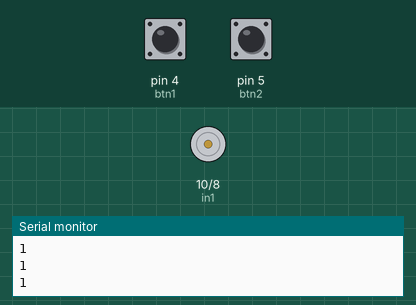
Simulated run of this sketch. Board: Arduino Uno, built with avr-gcc and run on an emulated ATmega328P. Parts: motor-driver pin pairs drawn as motors (green arrow = first pin HIGH = forward, orange = second pin HIGH = backward, longer = more drive, scaled by the enable pin), the last lines printed to the serial monitor. Inputs (shaded band) come from the test bench; at power-on: pin 4 (btn1) HIGH, pin 5 (btn2) HIGH.

Above: at 2.8 s.
2.9 s: pin 4 (btn1) pulled LOW for 1.25 s
At 3.9 s:
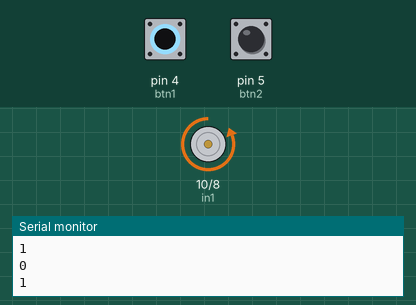
6.6 s: pin 5 (btn2) pulled LOW for 1.25 s
At 7.9 s:
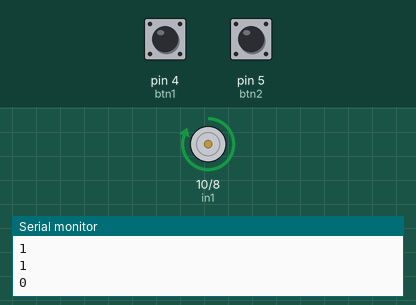
9.7 s: pin 5 (btn2) pulled LOW for 3.2 s
At 13.6 s:
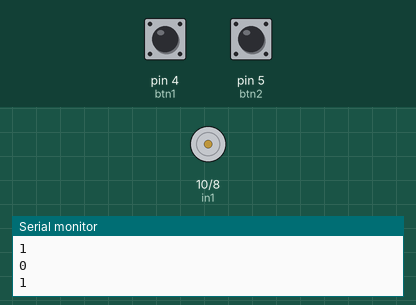
14.8 s: pin 4 (btn1) pulled LOW for 3.2 s
At 15.8 s:
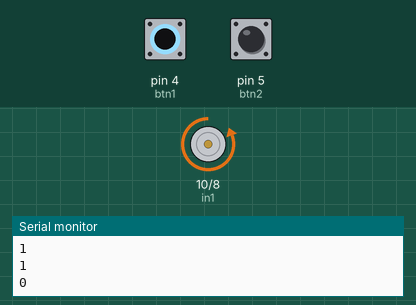
Timing chart, 0 to 20.0 s (numbered marks = the images above; inputs shaded):
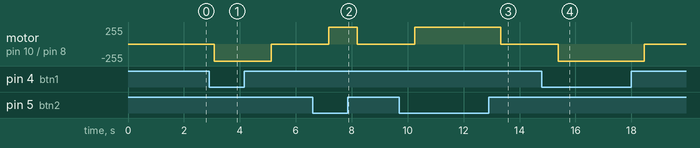

Measured:
- after the input at 2.9 s, motor on pin 10 (in1) / pin 8 (in2): stopped → backward 255/255 after 0.18 s, → stopped 2.1 s later
- after the input at 6.6 s, motor on pin 10 (in1) / pin 8 (in2): stopped → forward 255/255 after 0.58 s, → stopped 1.0 s later
- after the input at 9.7 s, motor on pin 10 (in1) / pin 8 (in2): stopped → forward 255/255 after 0.55 s, → stopped 3.1 s later
- after the input at 14.8 s, motor on pin 10 (in1) / pin 8 (in2): stopped → backward 255/255 after 0.58 s, → stopped 3.1 s later

The sketch:

tes.ino
```cpp
// C++ code
//
const int PWM2 = 9;
const int in1 = 10;
const int in2 = 8;
#define btn1 4
#define btn2 5

int btn1State = 0;
int btn2State = 0;

void setup()
{
  Serial.begin(9600);
  pinMode(PWM2, OUTPUT);
  pinMode(in1, OUTPUT);
  pinMode(in2, OUTPUT);
  pinMode(btn1, INPUT_PULLUP);
  pinMode(btn2, INPUT_PULLUP);
}

void maju(){
 digitalWrite(in1, LOW);
 digitalWrite(in2, HIGH);
 analogWrite(PWM2, 255);
 delay(25);
}
void mundur(){
 digitalWrite(in1, HIGH);
 digitalWrite(in2, LOW);
 analogWrite(PWM2, 255);
 delay(25);
}
void berhenti(){
 digitalWrite(in1, LOW);
 digitalWrite(in2, LOW);
 analogWrite(PWM2, 0);
 delay(25);
}

void loop()
{
   btn1State = digitalRead(btn1);
   btn2State = digitalRead(btn2);
  if( btn1State == LOW){
    maju();
  }else if ( btn2State == LOW){
    mundur();
  }else{
    berhenti();
  }
 	Serial.println(btn1State);
  	delay(500);
  	Serial.println(btn2State);
  	delay(500);

}
```
